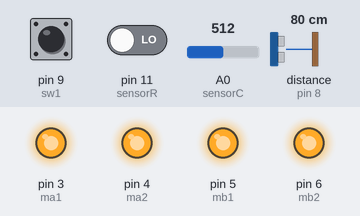
Bench run of a sketch on a simulated Arduino Uno, built with avr-gcc and run on an emulated ATmega328P. Shown: output pins drawn as LEDs (lit = HIGH). Inputs (shaded band) come from the test bench; at power-on: pin 9 (sw1) LOW, distance to the obstacle (sensor on pin 8) 80 cm, pin 11 (sensorR) LOW, A0 (sensorC) = 512. The echo pulse lasts 58.3 µs per cm; pins used as bus, display or sensor lines are not drawn.

Above: at 1.2 s.
1.3 s: pin 9 (sw1) pulled HIGH for 0.15 s
At 2.2 s:
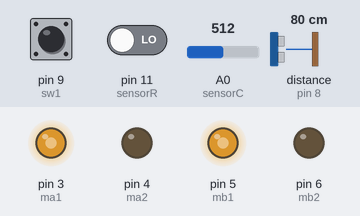
2.9 s: distance to the obstacle (sensor on pin 8) set to 11 cm
4.4 s: distance to the obstacle (sensor on pin 8) set to 8 cm
At 5.6 s:
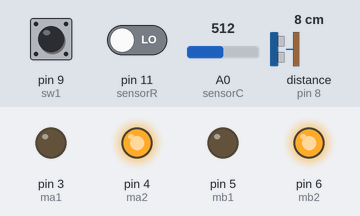
5.9 s: pin 11 (sensorR) driven HIGH
At 6.8 s:
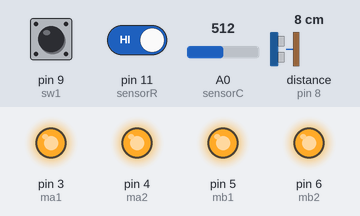
7.9 s: pin 11 (sensorR) driven LOW
At 8.4 s:
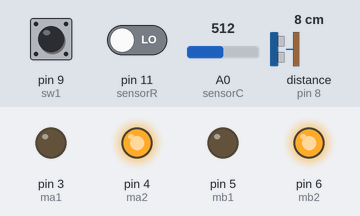
9.4 s: pin 9 (sw1) pulled HIGH for 1 s
At 10.7 s:
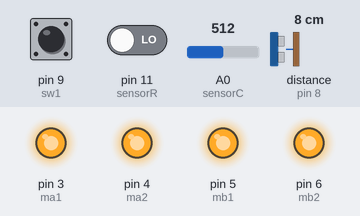
Timing chart, 0 to 12.4 s (numbered marks = the images above; inputs shaded):
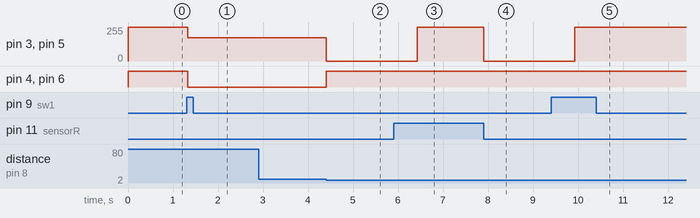

The sketch:

Code.ino
```cpp
#define ma1 3 //กำหนด Pin motorA เดินหน้า
#define ma2 4 //กำหนด Pin motorA ถอยหลัง
#define mb1 5 //กำหนด Pin motorB เดินหน้า
#define mb2 6 //กำหนด Pin motorB ถอยหลัง

#define sensorL 10 //sensor ซ้าย
#define sensorR 11 //sensor ขวา
#define sensorB 12 //sensor หลัง
#define sensorC A0 //sensor สี

#define RED 1
#define YELLOW 2
#define BLACK 3
#define NOCOLOR 0
#define maxSpd 255    // motor max speed

#include <NewPing.h>

#define TRIG_PIN 7
#define ECHO_PIN 8
#define MAX_DISTANCE 200
NewPing sonar(TRIG_PIN, ECHO_PIN, MAX_DISTANCE);

#define sw1 9

int ledState = 10;

int sw_1 = 0;
int old_sw1 = 0;
int state = 0;

int color = 0;
int getColor() {
  int NO_color = analogRead(sensorC);           //อ่านค่า sensor สี ที่ต่อกับ TCRT5000
  if ((NO_color > 2200) && (NO_color < 2500)) //สีแดง
    return RED;
  else if ((NO_color > 1900) && (NO_color < 2200)) //สีเหลือง
    return YELLOW;
  else if ((NO_color > 3600) && (NO_color < 3900)) //สีดำ
    return BLACK;
  else                                        //ไม่พบสี
    return NOCOLOR;
}

void setup() {
  // put your setup code here, to run once:
  pinMode(sensorL, INPUT);
  pinMode(sensorR, INPUT);
  pinMode(sensorB, INPUT);
  pinMode(sensorC, INPUT);
  pinMode(sw1, INPUT);
  pinMode(ledState, OUTPUT);
  pinMode(ma1, OUTPUT);
  pinMode(ma2, OUTPUT);
  pinMode(mb1, OUTPUT);
  pinMode(mb2, OUTPUT);
  Serial.begin(115200);
}

void loop()
{
  color = getColor();
  sw_1 = digitalRead(sw1);
  if ( (sw_1 == HIGH) && (old_sw1 == LOW))
  {
    state = !state;
  }
  old_sw1 = sw_1;
  if (state == 1) // state = 1 กลยุทธ์รุก
  {
    digitalWrite(ledState, HIGH);
    if ((sonar.ping_cm() > 10) && ((digitalRead(sensorL) == HIGH) || (digitalRead(sensorR) == HIGH))) // เดินหน้าเมื่อ ultrasonic ด้านหน้าและ sensor ด้านข้าง ไม่เจอสิ่งกีดขวาง
    {
      moveAhead(175);
    }

    if ((sonar.ping_cm() < 10) && ((digitalRead(sensorL) == HIGH) || (digitalRead(sensorR) == HIGH))) // break เมื่อ ultrasonic ด้านหน้าเจอ แต่ sensor ด้านข้างและด้านล่างไมเจอสิ่งกีดขวาง
    {
      aBreak();
      bBreak();
    }

    if ((sonar.ping_cm() < 10) && ((digitalRead(sensorL) == LOW) || (digitalRead(sensorR) == LOW))) // เดินถอยหลัง 2 วิ เมื่อเจอสิ่งกีดขวางด้านหน้าและข้างซ้ายขวา
    {
      moveBack(100);
      delay(2000);
    }

    if (color == RED) // เดินกลับรถ เมื่อ sensor ด้านล่างตรวจจับเส้นสีแดงได้
    {
      uTurn(200);
      delay(1500);
    }

    if (color == YELLOW) // รถหยุด เมื่อ sensor ด้านล่างตรวจจับเส้นสีเหลืองได้
    {
      aStop();
      bStop();
    }
  }
  else if (state == 0) // state = 0 กลยุทธ์รับ
  {
    digitalWrite (ledState, LOW);
    if ((sonar.ping_cm() > 5) && ((digitalRead(sensorL) == HIGH) || (digitalRead(sensorR) == HIGH))) // เดินหน้าเมื่อ sensor ด้านหลัง ด้านข้าง ไม่ทำงาน
    {
      moveAhead(175);
    }

    if ((sonar.ping_cm() < 5) && ((digitalRead(sensorL) == HIGH) || (digitalRead(sensorR) == HIGH))) // กลับรถเมื่อ ultrasonic เจอสิ่งกีดขวาง
    {
      uTurn(200);
      delay(1500);
    }

    if ((digitalRead(sensorL) == LOW) || (digitalRead(sensorR) == LOW)) // เบรค เมื่อ sensor ด้านข้างซ้ายหรือขวาทำงาน
    {
      aBreak();
      bBreak();
    }
  }
  delay(20);
}

void moveAhead(int spd)
{
  analogWrite(ma1, spd);
  digitalWrite(ma2, LOW);
  analogWrite(mb1, spd);
  digitalWrite(mb2, LOW);
}

void moveBack(int spd)
{
  analogWrite(ma1, LOW);
  digitalWrite(ma2, spd);
  analogWrite(mb1, LOW);
  digitalWrite(mb2, spd);
}

void uTurn(int spd)
{
  analogWrite(ma1, spd);
  digitalWrite(ma2, LOW);
  analogWrite(mb1, LOW);
  digitalWrite(mb2, spd);
}

void aStop()
{
  digitalWrite(ma1, LOW);   // motor stop
  digitalWrite(ma2, LOW);
}

void aBreak()
{
  digitalWrite(ma1, HIGH);   // motor break
  digitalWrite(ma2, HIGH);
}

void bStop()
{
  digitalWrite(mb1, LOW);   // motor stop
  digitalWrite(mb2, LOW);
}

void bBreak()
{
  digitalWrite(mb1, HIGH);   // motor break
  digitalWrite(mb2, HIGH);
}

void aForward(int speed)
{
  analogWrite(ma1, speed);
  digitalWrite(ma2, LOW);

}

void bForward(int speed)
{
  digitalWrite(mb2, LOW);
  analogWrite(mb1, speed);
}
```

Measured:
- the behaviour switches between 10 and 9 cm on distance to the obstacle (sensor on pin 8) (found by bisection; images 1 and 2)
- after the input at 1.3 s, pin 3 (ma1), pin 5 (mb1): 255/255 → 175/255 at once; pin 4 (ma2), pin 6 (mb2): HIGH → LOW at once
- after the input at 2.9 s, every drawn part: stays the same
- after the input at 4.4 s, pin 3 (ma1), pin 5 (mb1): 175/255 → 0/255 at once; pin 4 (ma2), pin 6 (mb2): LOW → HIGH at once
- after the input at 5.9 s, pin 3 (ma1), pin 5 (mb1): 0/255 → 255/255 after 0.52 s
- after the input at 7.9 s, pin 3 (ma1), pin 5 (mb1): 255/255 → 0/255 at once
- after the input at 9.4 s, pin 3 (ma1), pin 5 (mb1): 0/255 → 255/255 after 0.53 s
